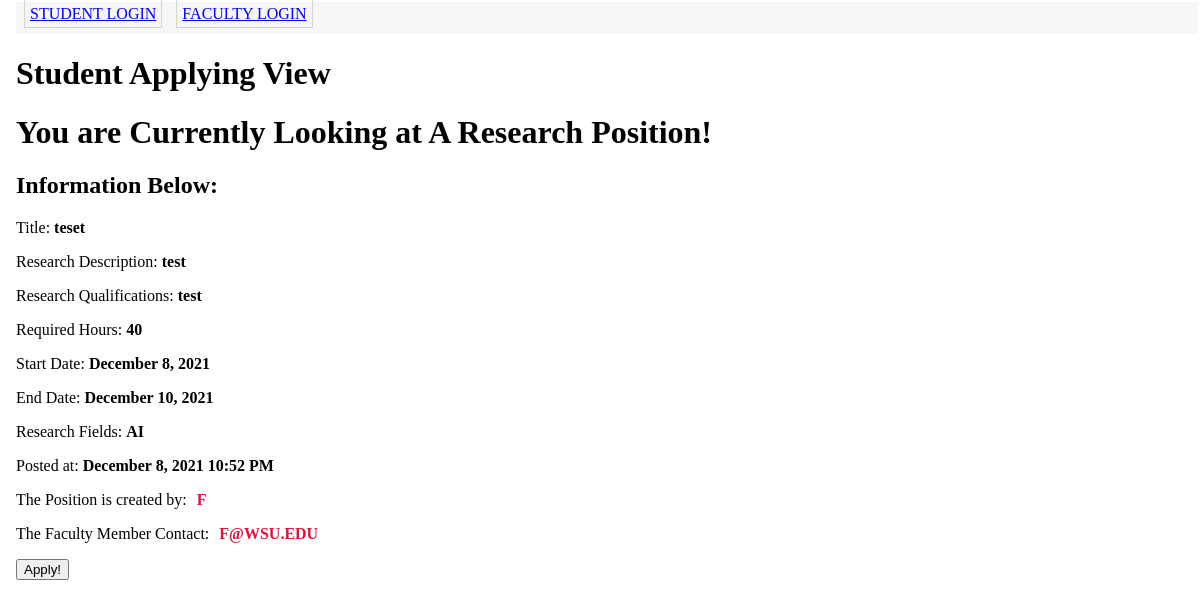
/studentapply2/1, run on the app's committed database.
### app/Model/models.py (models this page shows, shortened)
class researchPos(db.Model):
    __tablename__ = 'researchPosition'
    id = db.Column(db.Integer, primary_key=True)
    faculty_id = db.Column(db.Integer, default = 0)
    facultyName = db.Column(db.String(100))
    facultyEmail = db.Column(db.String(100))
    title  = db.Column(db.String(150))
    researchDesc = db.Column(db.String(1500))
    startDate = db.Column(db.DateTime)
    endDate = db.Column(db.DateTime)
    requiredHours = db.Column(db.Integer, default = 0)
    researchFields = db.relationship('researchPostFieldTags',
                                    secondary = researchPosFieldTable,
                                    primaryjoin = (researchPosFieldTable.c.researchPosition_id == id),
                                    backref = db.backref('researchPosFieldTable', lazy = 'dynamic'),
                                    lazy = 'dynamic')
    requiredQualifications = db.Column(db.String(500))
    timestamp = db.Column(db.DateTime, index=True, default=datetime.utcnow)

class researchPostFieldTags(db.Model): # This is for the researchPosition Posts
    id = db.Column(db.Integer, primary_key = True)
    name = db.Column(db.String(69))
    def __repr__(self):
        return '{} '.format(self.name)

### app/Controller/routes.py (the view)
@bp_routes.route('/studentapply2/<researchPos_id>', methods=['GET', 'POST'])
def studentapply2(researchPos_id):
    appBool = 0 #FALSE
    position = researchPos.query.get(researchPos_id)
    applications = application.query.filter_by(researchPos_id = researchPos_id).all()
    for appChecking in applications:
        if current_user.id == appChecking.student_id: #checks if current user matches
            appBool = 1 #check if student already has an application for this current research position
    print(applications)
    print(appBool)
    return render_template('studentapp.html', title="Search App Portal", positions=position, applicants = applications, appBool = appBool)

### app/View/templates/studentapp.html (shortened to what this page needs)
{% extends "base.html" %}
{% block content %}
<h1>Student Applying View</h1>
<h1>You are Currently Looking at A Research Position!</h1>
<h2>Information Below:</h2>
<div class="postmessage">
    <p> Title: <b> {{positions.title}} </b></p>
    <p> Research Description: <b> {{positions.researchDesc}} </b></p>
    <p> Research Qualifications: <b> {{positions.requiredQualifications}} </b></p>
    <p> Required Hours: <b> {{positions.requiredHours}} </b></p>
    <p> Start Date: <b> {{ moment(positions.startDate).format('LL') }} </b></p>
    <p> End Date: <b> {{ moment(positions.endDate).format('LL') }} </b></p>
    <p>
        Research Fields: <b>
            {%for fields in positions.researchFields%}
            {{fields}}
            {%endfor%}
        </b>
    </p>
    <p> Posted at: <b> {{ moment(positions.timestamp).format('LLL') }} </b></p>
    <p> The Position is created by: <b> <span class="useritem">{{positions.facultyName}} </b></p>
    <p> The Faculty Member Contact: <b> <span class="useritem">{{positions.facultyEmail}} </b></p>
</div>
<div>
        {% if appBool == 0%}
              <form action="{{ url_for('routes.researchApply', currentResearch_id = positions.id )}}" method="get">
                <input type="submit" value="Apply!" />
              </form>
        {% endif %}
</div>
{% endblock %}

### app/View/static/css/main.css (style rules this page uses)
body { margin: 1px 1px 1px 15px; padding: 1px; font-family: Tahoma; text-align: left; }
.useritem { text-align: center; padding: 3px; margin: 4px 3px 4px 3px; color: crimson; text-transform: uppercase; }

### data on the page
researchPos: title "teset", researchDesc "test", requiredQualifications "test", requiredHours "40", startDate "December 8, 2021", endDate "December 10, 2021", timestamp "December 8, 2021 10:52 PM", facultyName "F", facultyEmail "F@WSU.EDU"
researchPostFieldTags: name "AI"
